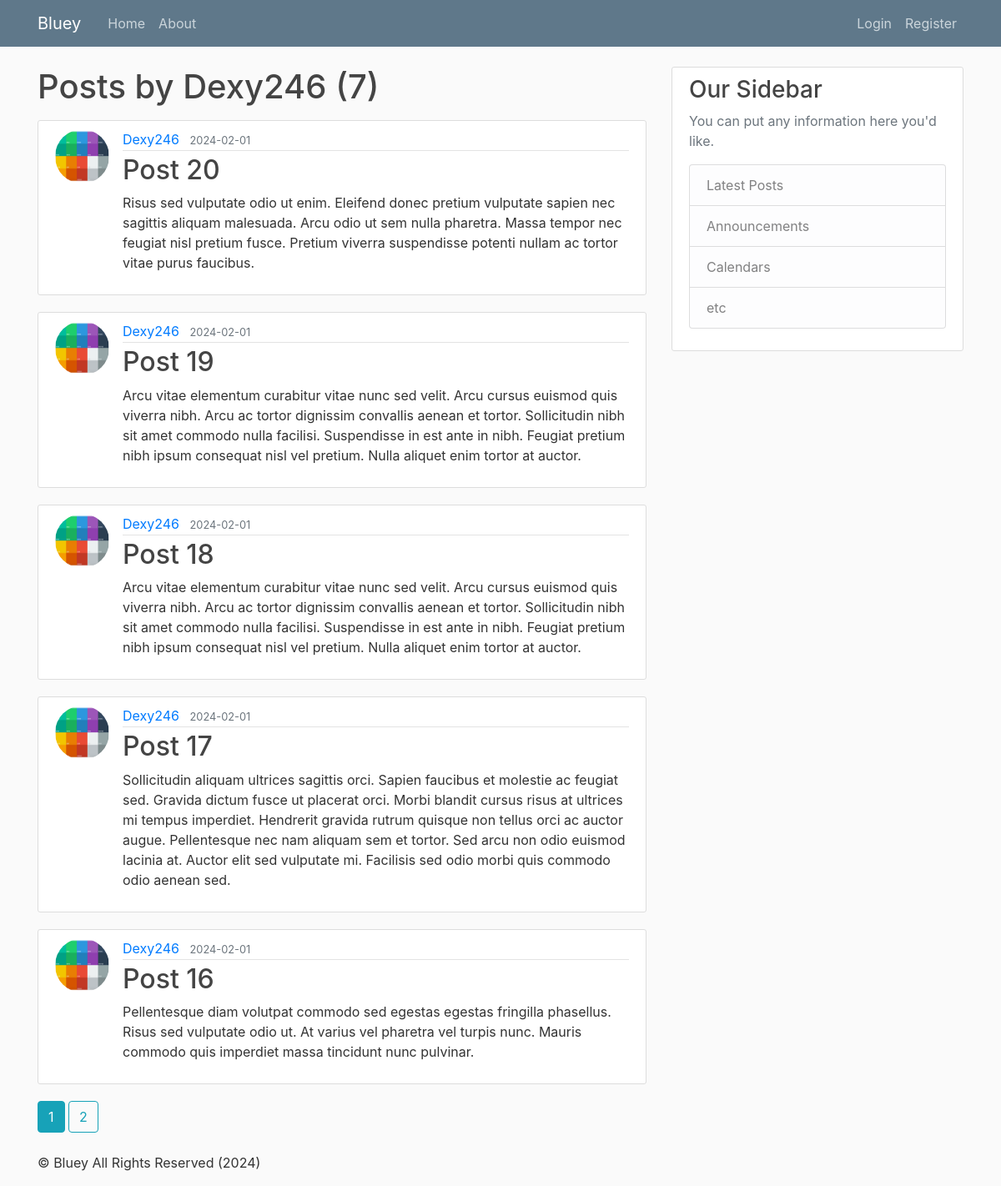
The page /user/Dexy246 on the database its author committed.
### Bluey_blog/models.py (models this page shows, shortened)
class User(db.Model, UserMixin):
    id = db.Column(db.Integer, primary_key=True)
    username = db.Column(db.String(20), unique=True, nullable=False)
    email = db.Column(db.String(120), unique=True, nullable=False)
    image_file = db.Column(db.String(20), nullable=False, default='main_default.jpg')
    password = db.Column(db.String(60), nullable=False)
    posts = db.relationship('Post', backref = 'author', lazy = True)

class Post(db.Model):
    id = db.Column(db.Integer, primary_key=True)
    title = db.Column(db.String(100), nullable=False)
    date_posted = db.Column(db.DateTime, nullable=False, default=datetime.utcnow )
    content = db.Column(db.Text, nullable=False)
    user_id = db.Column(db.Integer, db.ForeignKey('user.id'), nullable=False) # This table has a one to many relationship with the user table.

### Bluey_blog/routes.py (the view)
@app.route("/user/<string:username>")
def user_posts(username):
    page = request.args.get('page', 1, type=int)
    user = User.query.filter_by(username=username).first_or_404() # Queries the database and filters by username and returns None if the user does not exist
    posts = Post.query.filter_by(author=user).order_by(Post.date_posted.desc()).paginate(per_page=5)
    return render_template('user_posts.html', posts = posts,  user= user)

### Bluey_blog/templates/user_posts.html
{% extends "layout.html" %}
{% block content %}
    <h1 class="mb-3">Posts by {{ user.username }} ({{ posts.total }})</h1>
    {% for post in posts.items %}
    <article class="media content-section">
      <img class="rounded-circle article-img" src="{{ url_for('static', filename= 'profile_pics/' + post.author.image_file) }}">
        <div class="media-body">
          <div class="article-metadata">
            <a class="mr-2" href=" {{url_for( 'user_posts', username=post.author.username )}} ">{{ post.author.username}}</a>
            <small class="text-muted">{{ post.date_posted.strftime('%Y-%m-%d') }}</small>
          </div>
          <h2><a class="article-title" href="{{ url_for('post', post_id=post.id) }}">{{ post.title }}</a></h2>
          <p class="article-content">{{ post.content }}</p>
        </div>
      </article>
    {% endfor %}
    {% for page_num in posts.iter_pages(left_edge=1, right_edge= 1, left_current=1, right_current=2 ) %}
      {% if page_num %}
        {% if posts.page == page_num %}
          <a class=" btn btn-info mb-4" href="{{ url_for('user_posts', username=user.username, page= page_num ) }}">{{ page_num }}</a>
        {% else %}
          <a class=" btn btn-outline-info mb-4" href="{{ url_for('user_posts', username=user.username, page= page_num ) }}">{{ page_num }}</a>
        {% endif %}
      {% else %}
        ...
      {% endif %}
    {% endfor %}
{% endblock content %}

### Bluey_blog/static/main.css (style rules this page uses)
body { background: #fafafa; color: #333333; margin-top: 5rem; }
h1, h2, h3, h4, h5, h6 { color: #444444; }
.content-section { background: #ffffff; padding: 10px 20px; border: 1px solid #dddddd; border-radius: 3px; margin-bottom: 20px; }
.article-title { color: #444444; }
.article-content { white-space: pre-line; }
.article-img { height: 65px; width: 65px; margin-right: 16px; }
.article-metadata { padding-bottom: 1px; margin-bottom: 4px; border-bottom: 1px solid #e3e3e3 }

### rows shown on the page
User: username "Dexy246"
Post: image_file (picture), author.username "Dexy246", date_posted "2024-02-01", title "Post 20", content "Risus sed vulputate odio ut enim. Eleifend donec pretium vulputate sapien nec sagittis aliquam malesuada. Arcu odio ut sem nulla pharetra. Massa tempor nec feugiat nisl pretium fusce. Pretium viverra suspendisse potenti nullam ac tortor vitae purus faucibus."
Post: image_file (picture), author.username "Dexy246", date_posted "2024-02-01", title "Post 19", content "Arcu vitae elementum curabitur vitae nunc sed velit. Arcu cursus euismod quis viverra nibh. Arcu ac tortor dignissim convallis aenean et tortor. Sollicitudin nibh sit amet commodo nulla facilisi. Suspendisse in est ante in nibh. Feugiat pretium nibh ipsum consequat nisl vel pretium. Nulla aliquet enim tortor at auctor."
Post: image_file (picture), author.username "Dexy246", date_posted "2024-02-01", title "Post 18", content "Arcu vitae elementum curabitur vitae nunc sed velit. Arcu cursus euismod quis viverra nibh. Arcu ac tortor dignissim convallis aenean et tortor. Sollicitudin nibh sit amet commodo nulla facilisi. Suspendisse in est ante in nibh. Feugiat pretium nibh ipsum consequat nisl vel pretium. Nulla aliquet enim tortor at auctor."
Post: image_file (picture), author.username "Dexy246", date_posted "2024-02-01", title "Post 17", content "Sollicitudin aliquam ultrices sagittis orci. Sapien faucibus et molestie ac feugiat sed. Gravida dictum fusce ut placerat orci. Morbi blandit cursus risus at ultrices mi tempus imperdiet. Hendrerit gravida rutrum quisque non tellus orci ac auctor augue. Pellentesque nec nam aliquam sem et tortor. Sed arcu non odio euismod lacinia at. Auctor elit sed vulputate mi. Facilisis sed odio morbi quis commodo odio aenean sed."
Post: image_file (picture), author.username "Dexy246", date_posted "2024-02-01", title "Post 16", content "Pellentesque diam volutpat commodo sed egestas egestas fringilla phasellus. Risus sed vulputate odio ut. At varius vel pharetra vel turpis nunc. Mauris commodo quis imperdiet massa tincidunt nunc pulvinar."

### other values the page prints
{{ posts.total }} "7"
{{ page_num }} "1"
{{ page_num }} "2"
